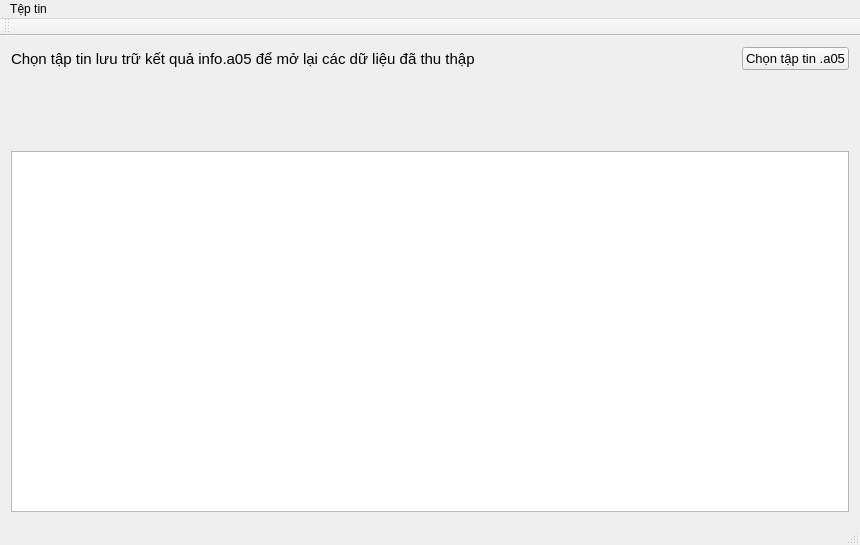
<?xml version="1.0" encoding="UTF-8"?>
<ui version="4.0">
 <class>MainWindow</class>
 <widget class="QMainWindow" name="MainWindow">
  <property name="geometry">
   <rect>
    <x>0</x>
    <y>0</y>
    <width>860</width>
    <height>545</height>
   </rect>
  </property>
  <property name="windowTitle">
   <string>Trình xem kết quả</string>
  </property>
  <widget class="QWidget" name="centralWidget">
   <layout class="QGridLayout" name="gridLayout">
    <item row="0" column="0">
     <widget class="QLabel" name="name">
      <property name="enabled">
       <bool>true</bool>
      </property>
      <property name="minimumSize">
       <size>
        <width>93</width>
        <height>0</height>
       </size>
      </property>
      <property name="font">
       <font>
        <pointsize>11</pointsize>
       </font>
      </property>
      <property name="text">
       <string>Chọn tập tin lưu trữ kết quả info.a05 để mở lại các dữ liệu đã thu thập</string>
      </property>
     </widget>
    </item>
    <item row="4" column="0" colspan="3">
     <widget class="QTableView" name="tableView">
      <property name="font">
       <font>
        <pointsize>10</pointsize>
       </font>
      </property>
      <property name="contextMenuPolicy">
       <enum>Qt::CustomContextMenu</enum>
      </property>
      <property name="autoScrollMargin">
       <number>10</number>
      </property>
      <property name="sortingEnabled">
       <bool>true</bool>
      </property>
     </widget>
    </item>
    <item row="1" column="0">
     <widget class="QLabel" name="note">
      <property name="minimumSize">
       <size>
        <width>0</width>
        <height>69</height>
       </size>
      </property>
      <property name="font">
       <font>
        <pointsize>11</pointsize>
       </font>
      </property>
      <property name="text">
       <string/>
      </property>
      <property name="alignment">
       <set>Qt::AlignLeading|Qt::AlignLeft|Qt::AlignTop</set>
      </property>
     </widget>
    </item>
    <item row="0" column="2">
     <widget class="QPushButton" name="pushButton">
      <property name="font">
       <font>
        <pointsize>10</pointsize>
       </font>
      </property>
      <property name="text">
       <string>Chọn tập tin .a05</string>
      </property>
     </widget>
    </item>
    <item row="0" column="1">
     <spacer name="horizontalSpacer">
      <property name="orientation">
       <enum>Qt::Horizontal</enum>
      </property>
      <property name="sizeHint" stdset="0">
       <size>
        <width>40</width>
        <height>20</height>
       </size>
      </property>
     </spacer>
    </item>
   </layout>
  </widget>
  <widget class="QMenuBar" name="menuBar">
   <property name="geometry">
    <rect>
     <x>0</x>
     <y>0</y>
     <width>860</width>
     <height>25</height>
    </rect>
   </property>
   <widget class="QMenu" name="menuT_p_tin">
    <property name="title">
     <string>Tệp tin</string>
    </property>
    <addaction name="actionM_t_p_tin_nh_t_k_c50"/>
   </widget>
   <addaction name="menuT_p_tin"/>
  </widget>
  <widget class="QToolBar" name="mainToolBar">
   <attribute name="toolBarArea">
    <enum>TopToolBarArea</enum>
   </attribute>
   <attribute name="toolBarBreak">
    <bool>false</bool>
   </attribute>
  </widget>
  <widget class="QStatusBar" name="statusBar"/>
  <action name="actionM_t_p_tin_nh_t_k_c50">
   <property name="text">
    <string>Mở tệp tin nhật ký .c50</string>
   </property>
  </action>
 </widget>
 <layoutdefault spacing="6" margin="11"/>
 <resources/>
 <connections/>
</ui>
